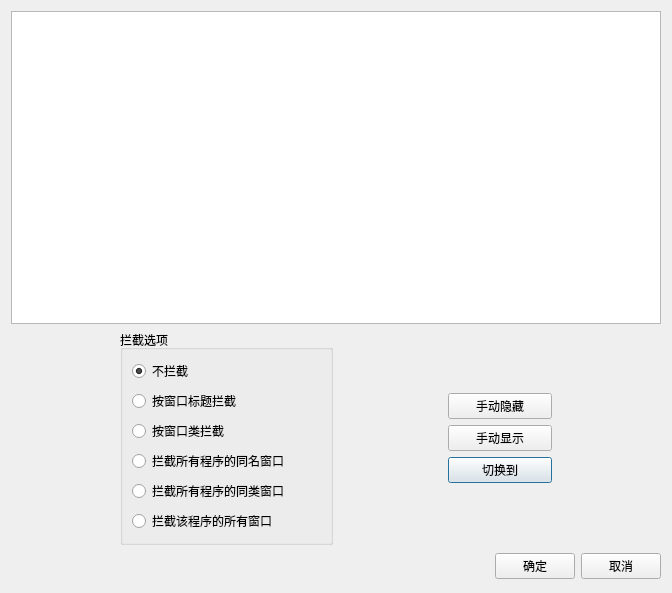
<?xml version="1.0" encoding="UTF-8"?>
<ui version="4.0">
 <class>ConfigDialog</class>
 <widget class="QDialog" name="ConfigDialog">
  <property name="geometry">
   <rect>
    <x>0</x>
    <y>0</y>
    <width>672</width>
    <height>593</height>
   </rect>
  </property>
  <property name="windowTitle">
   <string>拦截窗口</string>
  </property>
  <layout class="QGridLayout" name="gridLayout">
   <item row="5" column="4">
    <widget class="QPushButton" name="switchButton">
     <property name="text">
      <string>切换到</string>
     </property>
    </widget>
   </item>
   <item row="4" column="4">
    <widget class="QPushButton" name="showButton">
     <property name="text">
      <string>手动显示</string>
     </property>
    </widget>
   </item>
   <item row="8" column="0" colspan="6">
    <layout class="QHBoxLayout">
     <property name="spacing">
      <number>6</number>
     </property>
     <property name="leftMargin">
      <number>0</number>
     </property>
     <property name="topMargin">
      <number>0</number>
     </property>
     <property name="rightMargin">
      <number>0</number>
     </property>
     <property name="bottomMargin">
      <number>0</number>
     </property>
     <item>
      <spacer>
       <property name="orientation">
        <enum>Qt::Horizontal</enum>
       </property>
       <property name="sizeHint" stdset="0">
        <size>
         <width>131</width>
         <height>31</height>
        </size>
       </property>
      </spacer>
     </item>
     <item>
      <widget class="QPushButton" name="okButton">
       <property name="text">
        <string>确定</string>
       </property>
      </widget>
     </item>
     <item>
      <widget class="QPushButton" name="cancelButton">
       <property name="text">
        <string>取消</string>
       </property>
      </widget>
     </item>
    </layout>
   </item>
   <item row="3" column="4">
    <widget class="QPushButton" name="hideButton">
     <property name="text">
      <string>手动隐藏</string>
     </property>
    </widget>
   </item>
   <item row="2" column="1" rowspan="5" colspan="2">
    <widget class="QGroupBox" name="groupBox">
     <property name="title">
      <string>拦截选项</string>
     </property>
     <layout class="QGridLayout" name="gridLayout_2">
      <item row="3" column="0">
       <widget class="QRadioButton" name="intr_title_all">
        <property name="text">
         <string>拦截所有程序的同名窗口</string>
        </property>
       </widget>
      </item>
      <item row="0" column="0">
       <widget class="QRadioButton" name="intr_no">
        <property name="text">
         <string>不拦截</string>
        </property>
        <property name="checked">
         <bool>true</bool>
        </property>
       </widget>
      </item>
      <item row="4" column="0">
       <widget class="QRadioButton" name="intr_class_all">
        <property name="text">
         <string>拦截所有程序的同类窗口</string>
        </property>
       </widget>
      </item>
      <item row="1" column="0">
       <widget class="QRadioButton" name="intr_title">
        <property name="text">
         <string>按窗口标题拦截</string>
        </property>
       </widget>
      </item>
      <item row="2" column="0">
       <widget class="QRadioButton" name="intr_class">
        <property name="text">
         <string>按窗口类拦截</string>
        </property>
       </widget>
      </item>
      <item row="5" column="0">
       <widget class="QRadioButton" name="intr_exe">
        <property name="text">
         <string>拦截该程序的所有窗口</string>
        </property>
       </widget>
      </item>
     </layout>
    </widget>
   </item>
   <item row="0" column="0" colspan="6">
    <widget class="QGraphicsView" name="graphicsView"/>
   </item>
  </layout>
 </widget>
 <resources/>
 <connections>
  <connection>
   <sender>okButton</sender>
   <signal>clicked()</signal>
   <receiver>ConfigDialog</receiver>
   <slot>accept()</slot>
   <hints>
    <hint type="sourcelabel">
     <x>278</x>
     <y>253</y>
    </hint>
    <hint type="destinationlabel">
     <x>96</x>
     <y>254</y>
    </hint>
   </hints>
  </connection>
  <connection>
   <sender>cancelButton</sender>
   <signal>clicked()</signal>
   <receiver>ConfigDialog</receiver>
   <slot>reject()</slot>
   <hints>
    <hint type="sourcelabel">
     <x>369</x>
     <y>253</y>
    </hint>
    <hint type="destinationlabel">
     <x>179</x>
     <y>282</y>
    </hint>
   </hints>
  </connection>
 </connections>
</ui>
